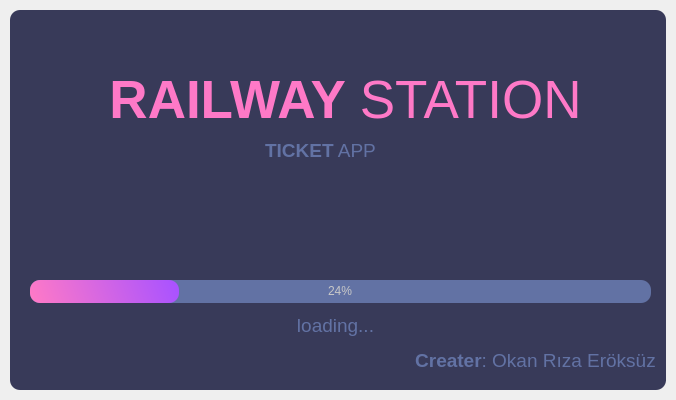
<?xml version="1.0" encoding="UTF-8"?>
<ui version="4.0">
 <class>splashscreen</class>
 <widget class="QMainWindow" name="splashscreen">
  <property name="geometry">
   <rect>
    <x>0</x>
    <y>0</y>
    <width>676</width>
    <height>400</height>
   </rect>
  </property>
  <property name="windowTitle">
   <string>MainWindow</string>
  </property>
  <widget class="QWidget" name="centralwidget">
   <layout class="QVBoxLayout" name="verticalLayout">
    <property name="spacing">
     <number>0</number>
    </property>
    <property name="leftMargin">
     <number>10</number>
    </property>
    <property name="topMargin">
     <number>10</number>
    </property>
    <property name="rightMargin">
     <number>10</number>
    </property>
    <property name="bottomMargin">
     <number>10</number>
    </property>
    <item>
     <widget class="QFrame" name="dropShadowFrame">
      <property name="styleSheet">
       <string notr="true">QFrame{
	background-color:rgb(56,58,89);
	color:rgb(220, 220, 220);
border-radius: 10px;
}</string>
      </property>
      <property name="frameShape">
       <enum>QFrame::StyledPanel</enum>
      </property>
      <property name="frameShadow">
       <enum>QFrame::Raised</enum>
      </property>
      <widget class="QLabel" name="label_title">
       <property name="geometry">
        <rect>
         <x>10</x>
         <y>50</y>
         <width>651</width>
         <height>81</height>
        </rect>
       </property>
       <property name="font">
        <font>
         <family>Segoe UI</family>
         <pointsize>40</pointsize>
        </font>
       </property>
       <property name="styleSheet">
        <string notr="true">color:rgb(254, 121, 199)
</string>
       </property>
       <property name="text">
        <string>&lt;strong&gt; RAILWAY &lt;/strong&gt; STATION</string>
       </property>
       <property name="alignment">
        <set>Qt::AlignCenter</set>
       </property>
      </widget>
      <widget class="QLabel" name="label_description">
       <property name="geometry">
        <rect>
         <x>130</x>
         <y>120</y>
         <width>361</width>
         <height>41</height>
        </rect>
       </property>
       <property name="font">
        <font>
         <family>Segoe UI</family>
         <pointsize>14</pointsize>
        </font>
       </property>
       <property name="styleSheet">
        <string notr="true">color:rgb(98, 114, 164)
</string>
       </property>
       <property name="text">
        <string>&lt;html&gt;&lt;head/&gt;&lt;body&gt;&lt;p&gt;&lt;span style=&quot; font-weight:600;&quot;&gt;TICKET&lt;/span&gt; APP&lt;/p&gt;&lt;/body&gt;&lt;/html&gt;</string>
       </property>
       <property name="alignment">
        <set>Qt::AlignCenter</set>
       </property>
      </widget>
      <widget class="QProgressBar" name="progressBar">
       <property name="geometry">
        <rect>
         <x>20</x>
         <y>270</y>
         <width>621</width>
         <height>23</height>
        </rect>
       </property>
       <property name="styleSheet">
        <string notr="true">QProgressBar {
	background-color: rgb(98, 114, 164);
	color:rgb(200, 200, 200);
	border-style:none;
	border-radius: 10px;
	text-align: center;
}
QProgressBar::chunk{
border-radius: 10px;
background-color: qlineargradient(spread:pad, x1:0, y1:0.557, x2:0.989, y2:0.5, stop:0 rgba(254, 121, 199, 255), stop:1 rgba(170, 83, 255, 255));
}

</string>
       </property>
       <property name="value">
        <number>24</number>
       </property>
      </widget>
      <widget class="QLabel" name="label_loading">
       <property name="geometry">
        <rect>
         <x>10</x>
         <y>300</y>
         <width>631</width>
         <height>31</height>
        </rect>
       </property>
       <property name="font">
        <font>
         <family>Segoe UI</family>
         <pointsize>14</pointsize>
        </font>
       </property>
       <property name="styleSheet">
        <string notr="true">color:rgb(98, 114, 164)
</string>
       </property>
       <property name="text">
        <string>&lt;html&gt;&lt;head/&gt;&lt;body&gt;&lt;p&gt;loading...&lt;/p&gt;&lt;/body&gt;&lt;/html&gt;</string>
       </property>
       <property name="alignment">
        <set>Qt::AlignCenter</set>
       </property>
      </widget>
      <widget class="QLabel" name="label_credits">
       <property name="geometry">
        <rect>
         <x>210</x>
         <y>330</y>
         <width>631</width>
         <height>41</height>
        </rect>
       </property>
       <property name="font">
        <font>
         <family>Segoe UI</family>
         <pointsize>14</pointsize>
        </font>
       </property>
       <property name="styleSheet">
        <string notr="true">color:rgb(98, 114, 164)
</string>
       </property>
       <property name="text">
        <string>&lt;html&gt;&lt;head/&gt;&lt;body&gt;&lt;p&gt;&lt;span style=&quot; font-weight:600;&quot;&gt;Creater&lt;/span&gt;: Okan Rıza Eröksüz&lt;/p&gt;&lt;/body&gt;&lt;/html&gt;</string>
       </property>
       <property name="alignment">
        <set>Qt::AlignCenter</set>
       </property>
      </widget>
     </widget>
    </item>
   </layout>
  </widget>
 </widget>
 <resources/>
 <connections/>
</ui>
